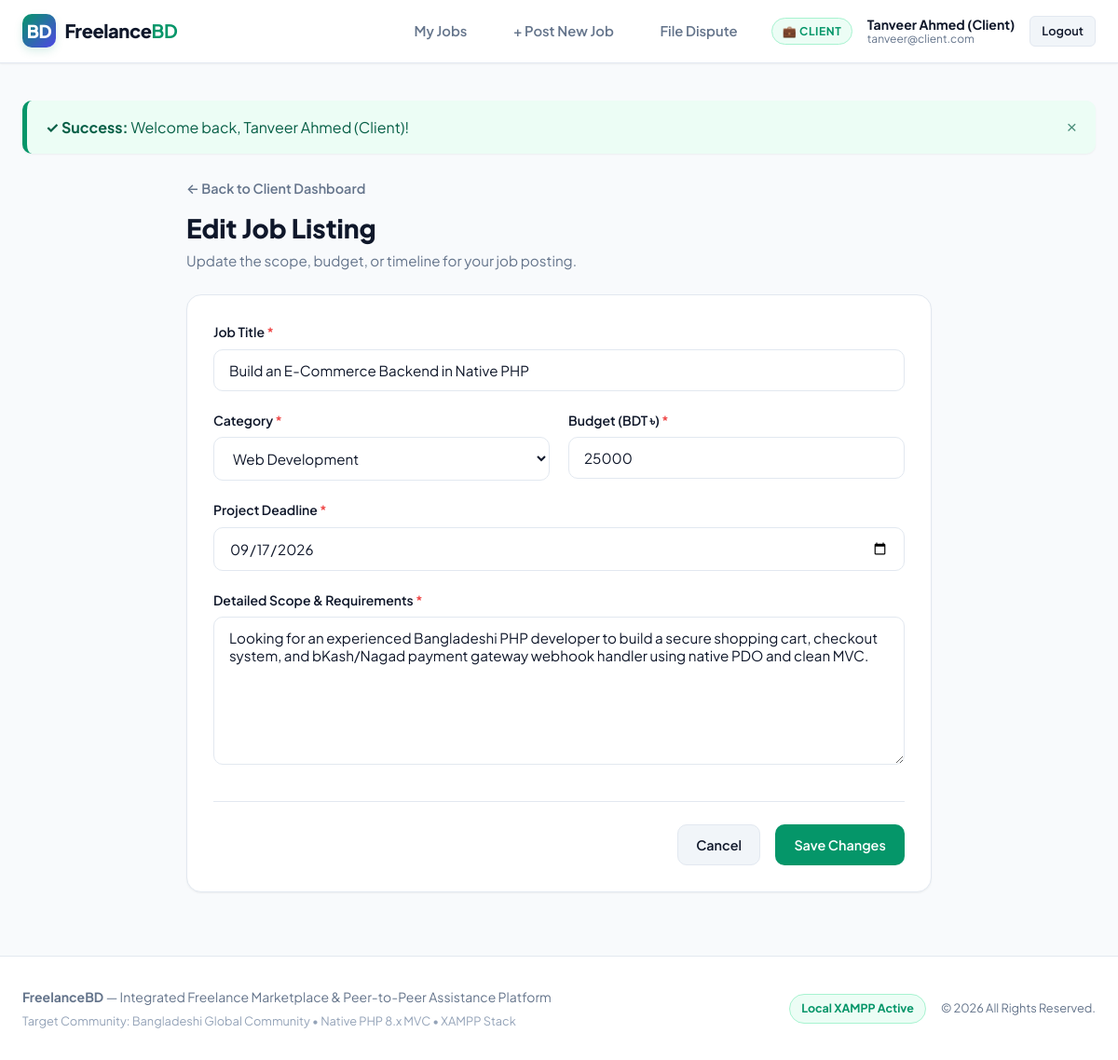
Screenshot of /index.php?action=edit_job&id=1 (signed in) with the database file from the repository.
### tables this page shows
CREATE TABLE `jobs` (
    `id` INT AUTO_INCREMENT PRIMARY KEY,
    `client_id` INT NOT NULL,
    `title` VARCHAR(150) NOT NULL,
    `description` TEXT NOT NULL,
    `category` VARCHAR(50) NOT NULL,
    `budget` DECIMAL(10,2) NOT NULL,
    `deadline` DATE NOT NULL,
    `status` ENUM('open', 'in_progress', 'completed', 'closed') DEFAULT 'open',
    `created_at` TIMESTAMP DEFAULT CURRENT_TIMESTAMP,
    FOREIGN KEY (`client_id`) REFERENCES `users`(`id`) ON DELETE CASCADE
);

CREATE TABLE `users` (
    `id` INT AUTO_INCREMENT PRIMARY KEY,
    `name` VARCHAR(100) NOT NULL,
    `email` VARCHAR(100) UNIQUE NOT NULL,
    `password` VARCHAR(255) NOT NULL,
    `role` ENUM('admin', 'client', 'freelancer') NOT NULL,
    `created_at` TIMESTAMP DEFAULT CURRENT_TIMESTAMP
);

### controllers/ClientController.php (called while the page is built, shortened)
<?php
require_once __DIR__ . '/AuthController.php';
require_once __DIR__ . '/../models/Job.php';
class ClientController {
    private Job $jobModel;
    public function __construct() {
        $this->jobModel = new Job();
    }
    public function showEditJob(): void {
        $jobId       = (int) ($_GET['id'] ?? 0);
        $job = $this->jobModel->getById($jobId);
        $categories = ['Web Development', 'Mobile App Development', 'UI/UX Design', 'Digital Marketing', 'Content Writing', 'Graphics & Video', 'Data & AI'];
        require __DIR__ . '/../views/client/edit_job.php';
    }
}

### controllers/AuthController.php (called while the page is built, shortened)
<?php
class AuthController {
    public static function getFlash(): ?array {
        if (isset($_SESSION['flash'])) {
            $flash = $_SESSION['flash'];
            return $flash;
        }
        return null;
    }
    public static function isAuthenticated(): bool {
        return !empty($_SESSION['user_id']);
    }
    public static function currentUser(): ?array {
        return [
            'id'    => $_SESSION['user_id'],
            'name'  => $_SESSION['user_name'] ?? 'User',
            'email' => $_SESSION['user_email'] ?? '',
            'role'  => $_SESSION['user_role'] ?? 'guest'
        ];
    }
}

### models/Job.php (called while the page is built, shortened)
<?php
require_once __DIR__ . '/../config/database.php';
class Job {
    private PDO $db;
    public function __construct() {
        $this->db = Database::getInstance()->getConnection();
    }
    public function getById(int $id): ?array {
        $stmt = $this->db->prepare("
            SELECT j.*, u.name AS client_name, u.email AS client_email,
                   (SELECT COUNT(*) FROM proposals WHERE job_id = j.id) AS proposal_count,
                   (SELECT p.id FROM proposals p WHERE p.job_id = j.id AND p.status = 'accepted' LIMIT 1) AS accepted_proposal_id,
                   (SELECT u2.name FROM proposals p JOIN users u2 ON p.freelancer_id = u2.id WHERE p.job_id = j.id AND p.status = 'accepted' LIMIT 1) AS hired_freelancer_name
            FROM jobs j
            JOIN users u ON j.client_id = u.id
            WHERE j.id = :id
            LIMIT 1
        ");
        $stmt->execute([':id' => $id]);
        $job = $stmt->fetch();
        return $job ?: null;
    }
}

### config/database.php (called while the page is built, shortened)
<?php
class Database {
    private static ?Database $instance = null;
    private ?PDO $pdo = null;
    private string $host = '127.0.0.1';
    private string $db   = 'freelance_platform';
    private string $user = 'root';
    private string $pass = '';
    private string $charset = 'utf8mb4';
    private function __construct() {
        $dsn = "mysql:host={$this->host};dbname={$this->db};charset={$this->charset}";
        $options = [
            PDO::ATTR_ERRMODE            => PDO::ERRMODE_EXCEPTION,
            PDO::ATTR_DEFAULT_FETCH_MODE => PDO::FETCH_ASSOC,
            PDO::ATTR_EMULATE_PREPARES   => false,
        ];
        try {
            $this->pdo = new PDO($dsn, $this->user, $this->pass, $options);
        } catch (PDOException $e) {
            if ($e->getCode() == 1049 || str_contains($e->getMessage(), 'Unknown database')) {
                $this->autoInitDatabase();
                $this->pdo = new PDO($dsn, $this->user, $this->pass, $options);
            } else {
                throw new Exception("Database Connection Error: " . $e->getMessage());
            }
        }
    }
    public static function getInstance(): Database {
        if (self::$instance === null) {
            self::$instance = new Database();
        }
        return self::$instance;
    }
    public function getConnection(): PDO {
        return $this->pdo;
    }
}

### views/client/edit_job.php (the view, shortened to what this page needs)
<?php require __DIR__ . '/../layout/header.php'; ?>
<div style="max-width:800px; margin:0 auto;">
    <div style="margin-bottom:1.5rem;">
        <a href="index.php?action=client_dashboard" style="font-size:0.9rem; font-weight:600; color:var(--text-muted);">&larr; Back to Client Dashboard</a>
        <h1 style="font-size:1.75rem; font-weight:800; color:var(--text-main); margin-top:0.5rem;">Edit Job Listing</h1>
        <p style="color:var(--text-muted); font-size:0.95rem;">Update the scope, budget, or timeline for your job posting.</p>
    </div>
    <div class="card">
        <form action="index.php?action=edit_job" method="POST">
            <div class="form-group">
                <label class="form-label" for="jobTitle">Job Title <span style="color:var(--danger);">*</span></label>
                <input type="text" name="title" id="jobTitle" class="form-control" value="<?= htmlspecialchars($job['title']) ?>" required maxlength="150">
            </div>
            <div class="form-grid-2">
                <div class="form-group">
                    <label class="form-label" for="jobCategory">Category <span style="color:var(--danger);">*</span></label>
                    <select name="category" id="jobCategory" class="form-select" required>
                        <?php foreach ($categories as $cat): ?>
                            <option value="<?= htmlspecialchars($cat) ?>" <?= ($job['category'] === $cat) ? 'selected' : '' ?>>
                                <?= htmlspecialchars($cat) ?>
                            </option>
                        <?php endforeach; ?>
                    </select>
                </div>
                <div class="form-group">
                    <label class="form-label" for="jobBudget">Budget (BDT ৳) <span style="color:var(--danger);">*</span></label>
                    <input type="number" name="budget" id="jobBudget" class="form-control" value="<?= (float)$job['budget'] ?>" min="100" step="100" required>
                </div>
            </div>
            <div class="form-group">
                <label class="form-label" for="jobDeadline">Project Deadline <span style="color:var(--danger);">*</span></label>
                <input type="date" name="deadline" id="jobDeadline" class="form-control" value="<?= htmlspecialchars($job['deadline']) ?>" required>
            </div>
            <div class="form-group">
                <label class="form-label" for="jobDescription">Detailed Scope & Requirements <span style="color:var(--danger);">*</span></label>
                <textarea name="description" id="jobDescription" class="form-control" rows="7" required minlength="20"><?= htmlspecialchars($job['description']) ?></textarea>
            </div>
            <div style="display:flex; justify-content:flex-end; gap:1rem; margin-top:2rem; padding-top:1.5rem; border-top:1px solid var(--border);">
                <a href="index.php?action=client_dashboard" class="btn btn-secondary">Cancel</a>
                <button type="submit" class="btn btn-primary">Save Changes</button>
            </div>
        </form>
    </div>
</div>
<?php require __DIR__ . '/../layout/footer.php'; ?>

### views/layout/header.php (shortened to what this page needs)
<?php
require_once __DIR__ . '/../../controllers/AuthController.php';
$currentUser = AuthController::currentUser();
$flash = AuthController::getFlash();
$currentAction = $_GET['action'] ?? 'login';
?>
<!DOCTYPE html>
<html lang="en">
<head>
    <link rel="stylesheet" href="assets/css/style.css">
</head>
<body>
<div class="app-container">
    <nav class="navbar">
        <div class="nav-wrapper">
            <a href="index.php" class="brand-logo">
                <div class="logo-icon">BD</div>
                <span>Freelance<strong style="color:var(--primary);">BD</strong></span>
            </a>
            <div class="nav-links">
                <?php if ($currentUser): ?>
                    <?php if ($currentUser['role'] === 'client'): ?>
                        <a href="index.php?action=client_dashboard" class="nav-link <?= ($currentAction === 'client_dashboard') ? 'active' : '' ?>">My Jobs</a>
                        <a href="index.php?action=create_job" class="nav-link <?= ($currentAction === 'create_job') ? 'active' : '' ?>">+ Post New Job</a>
                        <a href="index.php?action=file_report" class="nav-link <?= ($currentAction === 'file_report') ? 'active' : '' ?>">File Dispute</a>
                    <?php endif; ?>
                    <div class="user-badge-menu">
                        <span class="role-tag <?= htmlspecialchars($currentUser['role']) ?>" title="Permission Level: <?= htmlspecialchars(ucfirst($currentUser['role'])) ?>">
                            <?= ($currentUser['role'] === 'admin') ? '🔑 Admin' : (($currentUser['role'] === 'client') ? '💼 Client' : '💻 Freelancer') ?>
                        </span>
                        <div style="display:flex; flex-direction:column; line-height:1.2;">
                            <span style="font-weight:700; font-size:0.875rem; color:var(--text-main);">
                                <?= htmlspecialchars($currentUser['name']) ?>
                            </span>
                            <span style="font-size:0.75rem; color:var(--text-muted);">
                                <?= htmlspecialchars($currentUser['email']) ?>
                            </span>
                        </div>
                        <a href="index.php?action=logout" class="btn btn-secondary btn-sm" title="Sign Out">Logout</a>
                    </div>
                <?php else: ?>
                    <a href="index.php?action=login" class="nav-link <?= ($currentAction === 'login') ? 'active' : '' ?>">Sign In</a>
                    <a href="index.php?action=register" class="btn btn-primary btn-sm">Get Started</a>
                <?php endif; ?>
            </div>
        </div>
    </nav>
    <main class="main-content">
        <?php if ($flash): ?>
            <div class="toast-alert <?= htmlspecialchars($flash['type']) ?>">
                <div>
                    <strong><?= ($flash['type'] === 'success') ? '✓ Success: ' : (($flash['type'] === 'danger') ? '✕ Error: ' : 'ℹ Notice: ') ?></strong>
                    <?= $flash['message'] ?>
                </div>
                <button type="button" class="toast-close">&times;</button>
            </div>
        <?php endif; ?>

### rows the page displays
jobs: client.name "Tanveer Ahmed (Client)", client.email "tanveer@client.com", title "Build an E-Commerce Backend in Native PHP", category "Web Development", budget "25000", deadline "09/17/2026", description "Looking for an experienced Bangladeshi PHP developer to build a secure shopping cart, checkout system, and bKash/Nagad payment gateway webhook handler using native PDO and clean MVC."

### other values shown
$flash['message'] "Welcome back, Tanveer Ahmed (Client)!"
